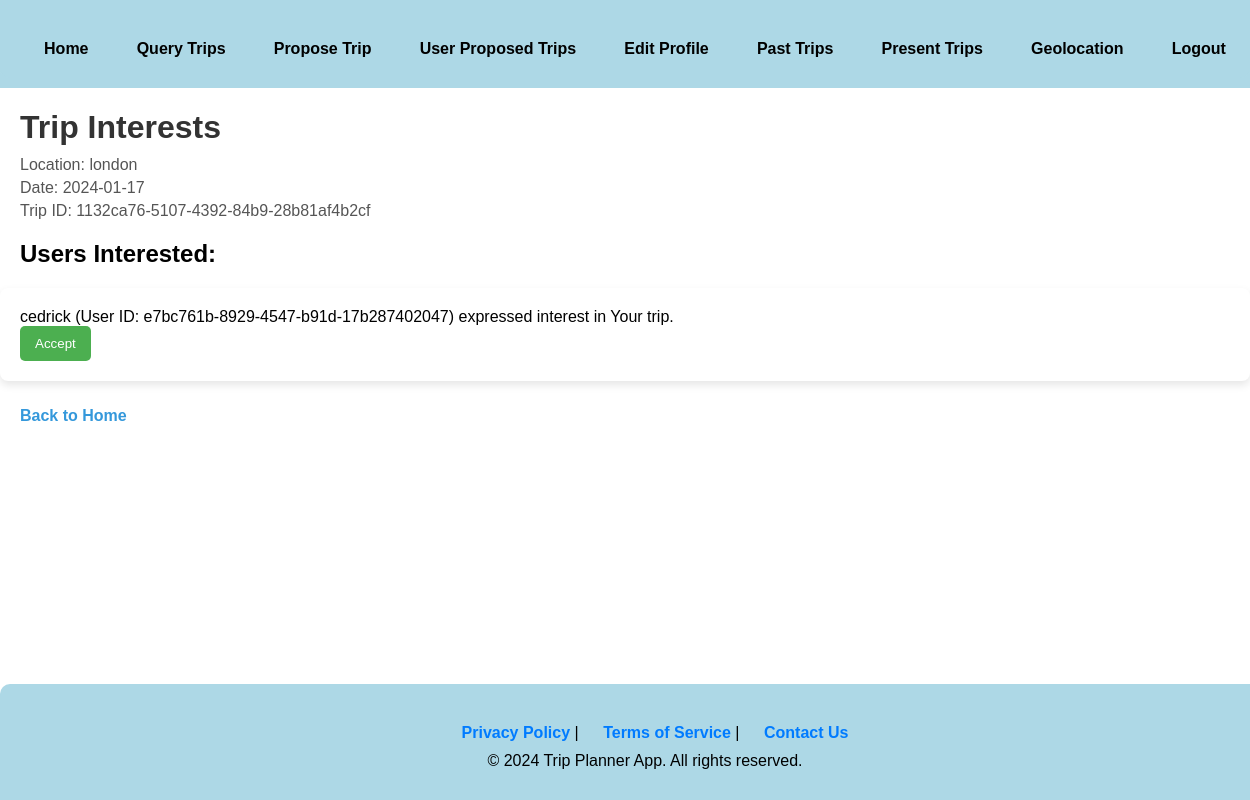
The app's page /tripInterests/1132ca76-5107-4392-84b9-28b81af4b2cf, older data.
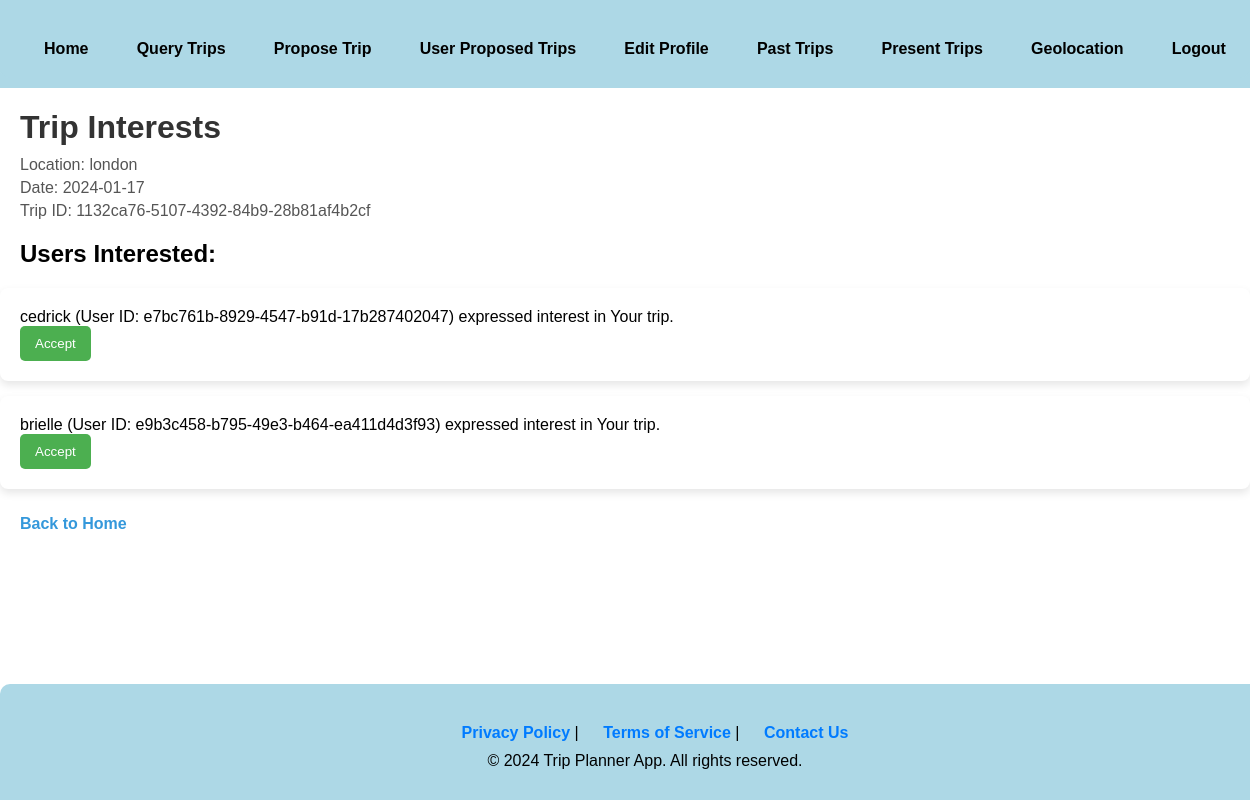
The same page, newer data.
### main.py (models this page shows, shortened)
class User(db.Model):
    id = db.Column(db.Integer, primary_key=True)
    username = db.Column(db.String(50), unique=True, nullable=False)
    password = db.Column(db.String(200), nullable=False)
    user_id = db.Column(db.String(36), unique=True, nullable=True)  #user id column

class Interest(db.Model):
    id = db.Column(db.Integer, primary_key=True)
    user_id = db.Column(db.String(36), db.ForeignKey('user.user_id'), nullable=False)
    expressing_user_id = db.Column(db.String(36), nullable=False)
    trip_id = db.Column(db.String(36), db.ForeignKey('proposed_trip.trip_id'), nullable=False)
    accepted = db.Column(db.Boolean, default=False)

### main.py (the view)
@app.route('/tripInterests/<trip_id>', methods=['GET'])
def trip_interests(trip_id):
    try:
        proposed_trip = ProposedTrip.query.filter_by(trip_id=trip_id).first()
        if not proposed_trip:
            return "Error: Proposed Trip not found."
        interests = Interest.query.filter_by(trip_id=trip_id).all()
        return render_template('tripInterests.html', proposed_trip=proposed_trip, interests=interests,
                               fetch_user_by_id=fetch_user_by_id)
    except SQLAlchemyError as db_error:
        error_message = f"Database error: {str(db_error)}"
        app.logger.error(error_message)  # Log the error
        return render_template('error.html', error_message=error_message), 500
    except Exception as e:
        error_message = f"An unexpected error occurred: {str(e)}"
        app.logger.error(error_message)  # Log the error
        return render_template('error.html', error_message=error_message), 500

### main.py (called while the page is built)
def fetch_user_by_id(user_id):
    user = User.query.filter_by(user_id=user_id).first()
    return user

### templates/tripInterests.html (shortened to what this page needs)
<!DOCTYPE html>
<html lang="en">
<head>
</head>
<body>
  <header>
        <nav>
            <a href="{{ url_for('runIndex') }}">Home</a>
            <a href="{{ url_for('query') }}">Query Trips</a>
            <a href="{{ url_for('proposed_trips') }}">Propose Trip</a>
            <a href="{{ url_for('user_proposed_trips') }}">User Proposed Trips</a>
            <a href="{{ url_for('edit_profile') }}">Edit Profile</a>
            <a href="{{ url_for('past_trips') }}">Past Trips</a>
            <a href="{{ url_for('present_trips') }}">Present Trips</a>
            <a id="geolocation-link" href="{{ url_for('geolocation') }}">Geolocation</a>
            <a href="/">Logout</a>
        </nav>
    </header>
      <h1>Trip Interests</h1>
  <p>Location: {{ proposed_trip.location }}</p>
  <p>Date: {{ proposed_trip.date }}</p>
  <p>Trip ID: {{ proposed_trip.trip_id }}</p>
  <h2>Users Interested:</h2>
  <ul>
  {% for interest in interests %}
      {% if interest.expressing_user_id == proposed_trip.user_id %}
          <li>{{ proposed_trip.creator_username }} (User ID: {{ proposed_trip.user_id }}) created the trip.</li>
      {% else %}
          {% set user = fetch_user_by_id(interest.expressing_user_id) %}
          <li>
              {{ user.username }} (User ID: {{ user.user_id }}) expressed interest in Your trip.
              {% if not interest.accepted %}
                  <form method="post" action="{{ url_for('accept_interest', interest_id=interest.id) }}">
                      <button type="submit">Accept</button>
                  </form>
              {% else %}
                  <span>Interest Accepted</span>
              {% endif %}
          </li>
      {% endif %}
  {% endfor %}
 </ul>
  <a href="{{ url_for('runIndex') }}">Back to Home</a>
  <footer>
        <p><a href="#">Privacy Policy</a> | <a href="#">Terms of Service</a> | <a href="mailto:support@weatherapp.com">Contact Us</a></p>
         <p>&copy; 2024 Trip Planner App. All rights reserved.</p>
    </footer>
</body>
</html>

Row changes from the older to the newer data that the page shows:
added User: username "brielle", user_id "e9b3c458-b795-49e3-b464-ea411d4d3f93"
